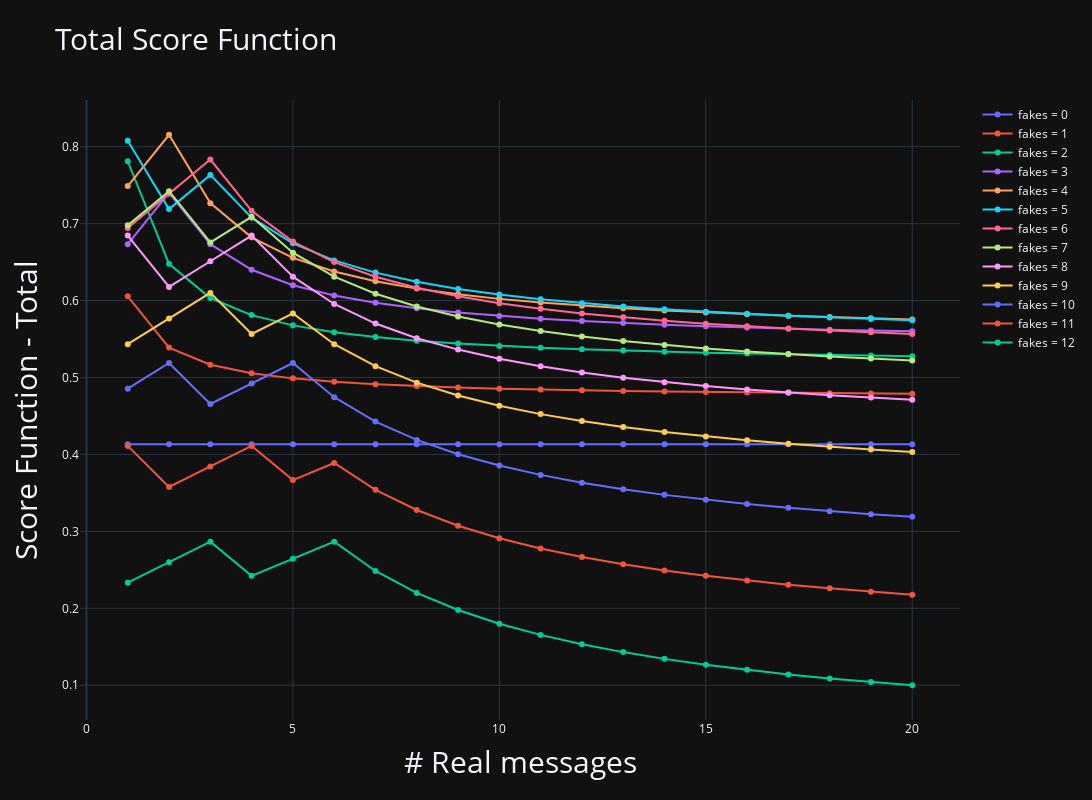

Notebook code cell kept with this figure:
### Code cell
def tot_fun(real, fake, time) : 
    empty = 3 - (real + fake) % 3
    return (0.4*t1(real, real, fake) + 0.3*t2(fake) + 0.2*t3(time) + 0.1*t4(16-fake))

x = np.arange(1, 21)

fig = go.Figure()

for f in range(0, 13) : 
    t = f*300/12
    y = tot_fun(x, f, t)
    fig.add_trace(go.Scatter(x=x, y=y, mode='lines+markers', name=f'fakes = {f}'))


# set title
fig.update_layout(
    title_text="Total Score Function"
)

# set x title
fig.update_xaxes(title_text="# Real messages")


# set y title
fig.update_yaxes(title_text="Score Function - Total")


# set background color to dark
fig.update_layout(template="plotly_dark")

# set height and width and title font size
fig.update_layout(
    height=800,
    width=1600,
    title_font_size=30
)

# increase titles font size
fig.update_xaxes(title_font_size=30)
fig.update_yaxes(title_font_size=30)

### Figure 1 — Plotly figure (JSON) as saved in the notebook; plotly's stock layout.template omitted (floating-point values rounded to 4 significant figures)
{"data": [{"mode": "lines+markers", "name": "fakes = 0", "type": "scatter", "x": [1, 2, 3, 4, 5, 6, 7, 8, 9, 10, 11, 12, 13, 14, 15, 16, 17, 18, 19, 20], "y": [0.4133, 0.4133, 0.4133, 0.4133, 0.4133, 0.4133, 0.4133, 0.4133, 0.4133, 0.4133, 0.4133, 0.4133, 0.4133, 0.4133, 0.4133, 0.4133, 0.4133, 0.4133, 0.4133, 0.4133]}, {"mode": "lines+markers", "name": "fakes = 1", "type": "scatter", "x": [1, 2, 3, 4, 5, 6, 7, 8, 9, 10, 11, 12, 13, 14, 15, 16, 17, 18, 19, 20], "y": [0.6056, 0.5389, 0.5167, 0.5056, 0.4989, 0.4944, 0.4913, 0.4889, 0.487, 0.4856, 0.4843, 0.4833, 0.4825, 0.4817, 0.4811, 0.4806, 0.4801, 0.4796, 0.4792, 0.4789]}, {"mode": "lines+markers", "name": "fakes = 2", "type": "scatter", "x": [1, 2, 3, 4, 5, 6, 7, 8, 9, 10, 11, 12, 13, 14, 15, 16, 17, 18, 19, 20], "y": [0.7811, 0.6478, 0.6033, 0.5811, 0.5678, 0.5589, 0.5525, 0.5478, 0.5441, 0.5411, 0.5387, 0.5367, 0.535, 0.5335, 0.5322, 0.5311, 0.5301, 0.5293, 0.5285, 0.5278]}, {"mode": "lines+markers", "name": "fakes = 3", "type": "scatter", "x": [1, 2, 3, 4, 5, 6, 7, 8, 9, 10, 11, 12, 13, 14, 15, 16, 17, 18, 19, 20], "y": [0.6733, 0.74, 0.6733, 0.64, 0.62, 0.6067, 0.5971, 0.59, 0.5844, 0.58, 0.5764, 0.5733, 0.5708, 0.5686, 0.5667, 0.565, 0.5635, 0.5622, 0.5611, 0.56]}, {"mode": "lines+markers", "name": "fakes = 4", "type": "scatter", "x": [1, 2, 3, 4, 5, 6, 7, 8, 9, 10, 11, 12, 13, 14, 15, 16, 17, 18, 19, 20], "y": [0.7489, 0.8156, 0.7267, 0.6822, 0.6556, 0.6378, 0.6251, 0.6156, 0.6081, 0.6022, 0.5974, 0.5933, 0.5899, 0.587, 0.5844, 0.5822, 0.5803, 0.5785, 0.577, 0.5756]}, {"mode": "lines+markers", "name": "fakes = 5", "type": "scatter", "x": [1, 2, 3, 4, 5, 6, 7, 8, 9, 10, 11, 12, 13, 14, 15, 16, 17, 18, 19, 20], "y": [0.8078, 0.7189, 0.7633, 0.7078, 0.6744, 0.6522, 0.6363, 0.6244, 0.6152, 0.6078, 0.6017, 0.5967, 0.5924, 0.5887, 0.5856, 0.5828, 0.5803, 0.5781, 0.5762, 0.5744]}, {"mode": "lines+markers", "name": "fakes = 6", "type": "scatter", "x": [1, 2, 3, 4, 5, 6, 7, 8, 9, 10, 11, 12, 13, 14, 15, 16, 17, 18, 19, 20], "y": [0.6944, 0.7389, 0.7833, 0.7167, 0.6767, 0.65, 0.631, 0.6167, 0.6056, 0.5967, 0.5894, 0.5833, 0.5782, 0.5738, 0.57, 0.5667, 0.5637, 0.5611, 0.5588, 0.5567]}, {"mode": "lines+markers", "name": "fakes = 7", "type": "scatter", "x": [1, 2, 3, 4, 5, 6, 7, 8, 9, 10, 11, 12, 13, 14, 15, 16, 17, 18, 19, 20], "y": [0.6978, 0.7422, 0.6756, 0.7089, 0.6622, 0.6311, 0.6089, 0.5922, 0.5793, 0.5689, 0.5604, 0.5533, 0.5474, 0.5422, 0.5378, 0.5339, 0.5305, 0.5274, 0.5247, 0.5222]}, {"mode": "lines+markers", "name": "fakes = 8", "type": "scatter", "x": [1, 2, 3, 4, 5, 6, 7, 8, 9, 10, 11, 12, 13, 14, 15, 16, 17, 18, 19, 20], "y": [0.6844, 0.6178, 0.6511, 0.6844, 0.6311, 0.5956, 0.5702, 0.5511, 0.5363, 0.5244, 0.5147, 0.5067, 0.4998, 0.494, 0.4889, 0.4844, 0.4805, 0.477, 0.4739, 0.4711]}, {"mode": "lines+markers", "name": "fakes = 9", "type": "scatter", "x": [1, 2, 3, 4, 5, 6, 7, 8, 9, 10, 11, 12, 13, 14, 15, 16, 17, 18, 19, 20], "y": [0.5433, 0.5767, 0.61, 0.5567, 0.5833, 0.5433, 0.5148, 0.4933, 0.4767, 0.4633, 0.4524, 0.4433, 0.4356, 0.429, 0.4233, 0.4183, 0.4139, 0.41, 0.4065, 0.4033]}, {"mode": "lines+markers", "name": "fakes = 10", "type": "scatter", "x": [1, 2, 3, 4, 5, 6, 7, 8, 9, 10, 11, 12, 13, 14, 15, 16, 17, 18, 19, 20], "y": [0.4856, 0.5189, 0.4656, 0.4922, 0.5189, 0.4744, 0.4427, 0.4189, 0.4004, 0.3856, 0.3734, 0.3633, 0.3548, 0.3475, 0.3411, 0.3356, 0.3307, 0.3263, 0.3224, 0.3189]}, {"mode": "lines+markers", "name": "fakes = 11", "type": "scatter", "x": [1, 2, 3, 4, 5, 6, 7, 8, 9, 10, 11, 12, 13, 14, 15, 16, 17, 18, 19, 20], "y": [0.4111, 0.3578, 0.3844, 0.4111, 0.3667, 0.3889, 0.354, 0.3278, 0.3074, 0.2911, 0.2778, 0.2667, 0.2573, 0.2492, 0.2422, 0.2361, 0.2307, 0.2259, 0.2216, 0.2178]}, {"mode": "lines+markers", "name": "fakes = 12", "type": "scatter", "x": [1, 2, 3, 4, 5, 6, 7, 8, 9, 10, 11, 12, 13, 14, 15, 16, 17, 18, 19, 20], "y": [0.2333, 0.26, 0.2867, 0.2422, 0.2644, 0.2867, 0.2486, 0.22, 0.1978, 0.18, 0.1655, 0.1533, 0.1431, 0.1343, 0.1267, 0.12, 0.1141, 0.1089, 0.1042, 0.1]}], "layout": {"height": 800, "title": {"font": {"size": 30}, "text": "Total Score Function"}, "width": 1600, "xaxis": {"title": {"font": {"size": 30}, "text": "# Real messages"}}, "yaxis": {"title": {"font": {"size": 30}, "text": "Score Function - Total"}}}}
